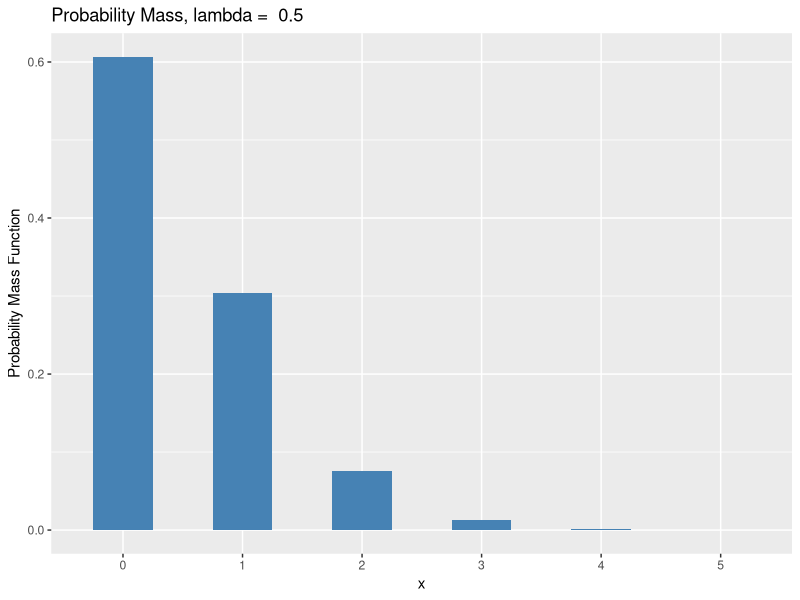
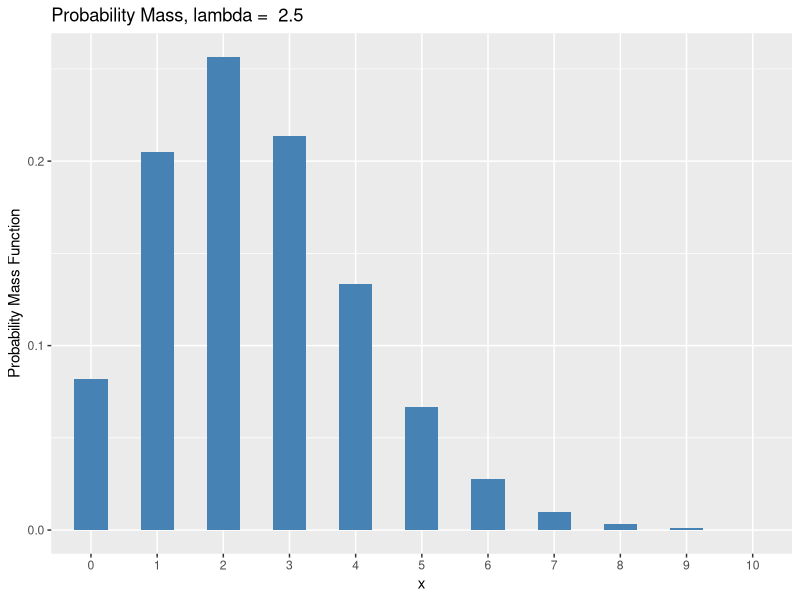
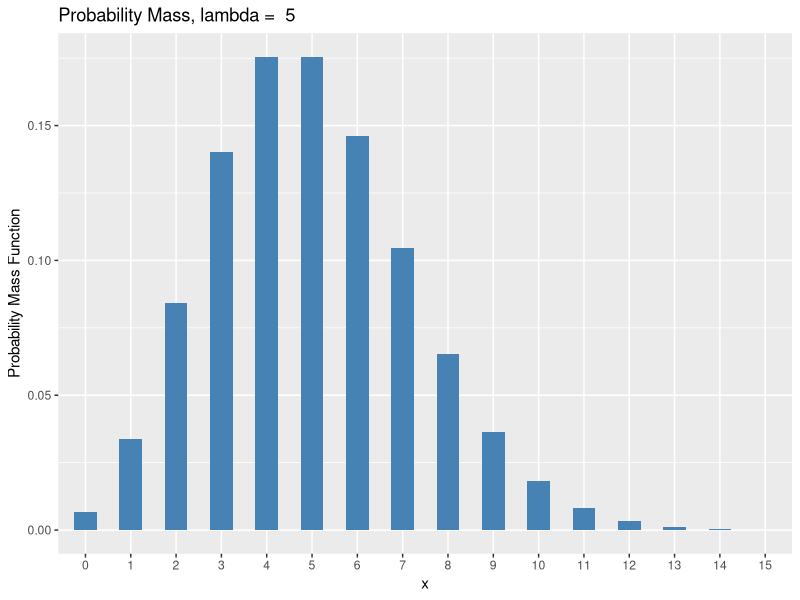
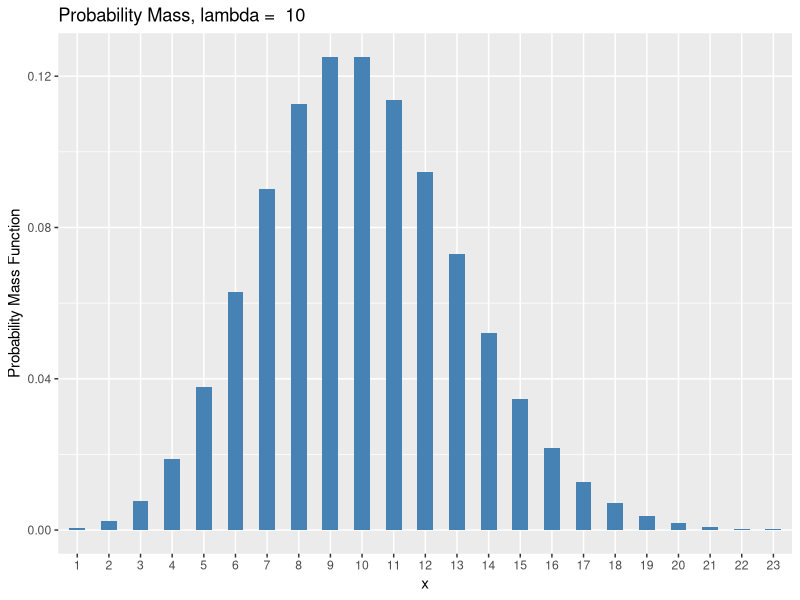
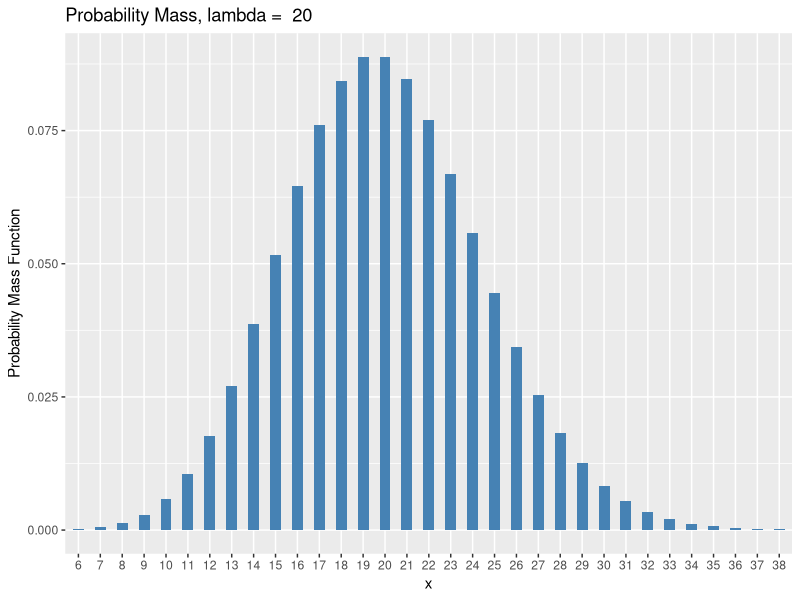
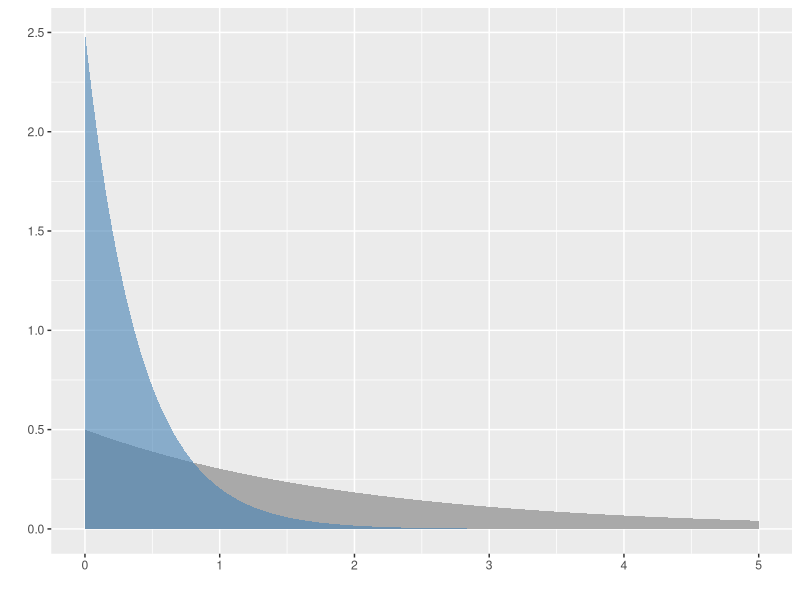
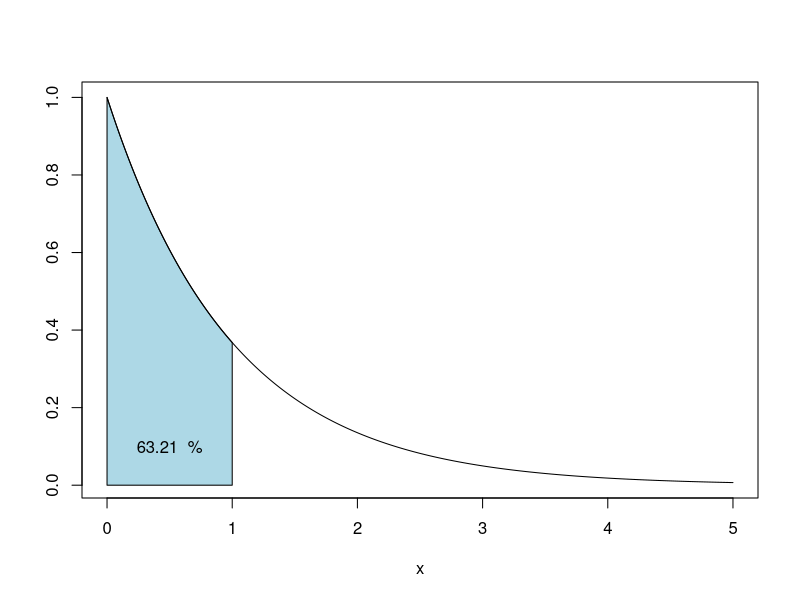
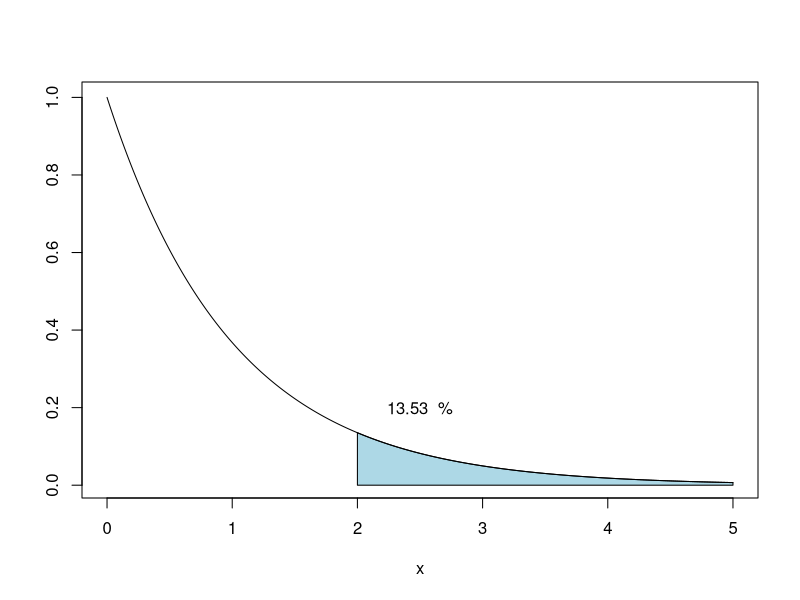

The R source for these figures, in order:
## ---- chunk 1
knitr::opts_chunk$set(warning = FALSE, message = FALSE)
## ---- chunk 2
library(ggplot2) # for ggplot()
## ---- chunk 3
# Poisson distribution illustrated for mean = 0.5 

lambda <- 0.5

# we use a range up to 10 for this example,
# however you can increase this to any number, but you'll notice the
# probabilities start to extremely small the higher we go
n_range <- 0:10

# calculate probabilities for 11 outcomes
PMF <- dpois(x = n_range,lambda = lambda)
PMF
## ---- chunk 4
# first create a dataframe to pass the ggplot() function
PMF_df <- data.frame(n_range,PMF)

# we filter PMF_df to remove extremely small probabilities
# this is to generate a more readable plot, this is optional
PMF_df_morethanzero <- PMF_df[PMF_df$PMF > 0.0001,]

ggplot(PMF_df_morethanzero, aes(x = as.factor(n_range), y = PMF)) +
  geom_bar(stat="identity", width=0.5, fill="steelblue") + ylim(0,max(PMF)) +
  labs(title = paste("Probability Mass, lambda = ",lambda),
       x = "x",
       y = "Probability Mass Function")
## ---- chunk 5
lambdas <- c(2.5,5,10,20)

# we use a higher range as lambda increases
n_range <- 0:50

# we will use a for loop to iterate over different lambda values
for(x in lambdas)
{
  PMF <- dpois(x = n_range,lambda = x)
  PMF_df <- data.frame(n_range,PMF)
  PMF_df_morethanzero <- PMF_df[PMF_df$PMF > 0.0001,]
  
  p <- ggplot(PMF_df_morethanzero, aes(x = as.factor(n_range), y = PMF)) +
    geom_bar(stat="identity", width=0.5, fill="steelblue") + ylim(0,max(PMF)) +
    labs(title = paste("Probability Mass, lambda = ",x),
         x = "x",
         y = "Probability Mass Function")
  
  print(p)
  }
## ---- chunk 6

plot <- ggplot(data = data.frame(x = c(0, 5)), aes(x)) + 
  stat_function(fun = dexp,
                geom = "area",
                fill = "darkgrey",
                n = 101,
                args = list(rate = 0.5)) +  
  stat_function(fun = dexp,
                geom = "area",
                fill = "steelblue", 
                alpha= 0.6, 
                n = 101,
                args = list(rate = 2.5)) +  

  xlab("") + ylab("") 

plot 
## ---- chunk 7
# Let X denote the time between two successive customer arrivals 

lambda <- 1  

# (a) P(X < 1) 

x_a <- 1 
ans.a <- pexp(x_a, lambda, lower.tail = TRUE)
print(round(ans.a,3))
## ---- chunk 8

# we create a function that can generate shaded plots
# with shaded distribution
exp_area <- function(rate = 1, lb, ub, acolor = "lightgray", ...) {
    x <- seq(0, 5/rate, 0.01) 
    
    if (missing(lb)) {
       lb <- min(x)
    }
    if (missing(ub)) {
        ub <- max(x)
    }

    x2 <- seq(lb, ub, length = 100)    
    plot(x, dexp(x, rate = rate), type = "n", ylab = "")
   
    y <- dexp(x2, rate = rate)
    polygon(c(lb, x2, ub), c(0, y, 0), col = acolor)
    lines(x, dexp(x, rate = rate), type = "l", ...)
}

# Area
exp_area(rate = 1, ub = 1, acolor = 'lightblue')
# Text
text(0.5, 0.1, paste(round(ans.a*100,2), " %"))

## ---- chunk 9
# (b) P(X > 2) 

x_b <- 2 

ans.b <- pexp(x_b, lambda, lower.tail = FALSE)
print(round(ans.b,3))

# Area
exp_area(rate = 1, lb = 2, acolor = 'lightblue')
# Text
text(2.5, 0.2, paste(round(ans.b*100,2), " %"))
## ---- chunk 10
# (c) Find x such that  P(X <= x) = 0.95 

p <- 0.95  

ans.c <- qexp(p, lambda, lower.tail = TRUE) 
print(round(ans.c,3))

# Area
exp_area(rate = 1, ub = 3, acolor = 'lightblue')
# Text
text(0.5, 0.1, "95.00%")
